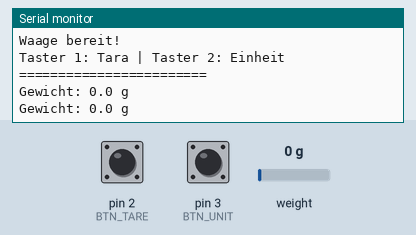
Bench run of a sketch on a simulated Arduino Uno, built with avr-gcc and run on an emulated ATmega328P. Shown: the last lines printed to the serial monitor. The test bench sets the inputs (shaded band); at power-on: pin 2 (BTN_TARE) HIGH, pin 3 (BTN_UNIT) HIGH, weight on the scale 0 g.

Above: at 3.7 s.
3.8 s: pin 2 (BTN_TARE) pulled LOW for 0.6 s
At 4.4 s:
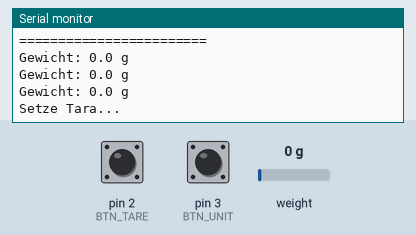
7.0 s: pin 3 (BTN_UNIT) pulled LOW for 0.6 s
At 7.8 s:
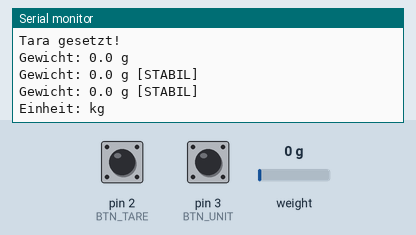
9.4 s: weight on the scale set to 100 g
At 9.8 s:
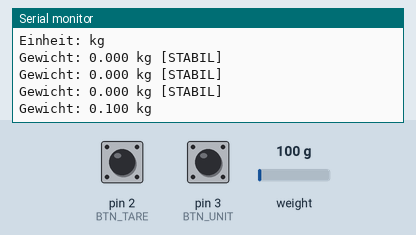
11.4 s: pin 3 (BTN_UNIT) pulled LOW for 1 s
At 12.1 s:
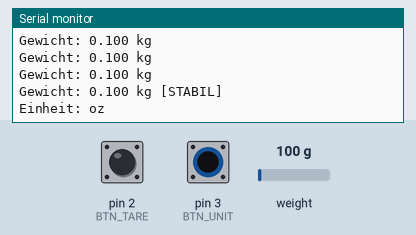
13.9 s: pin 2 (BTN_TARE) pulled LOW for 1 s
At 15.9 s:
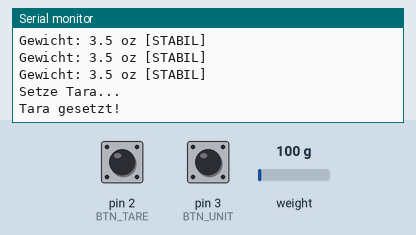
17.9 s: pin 3 (BTN_UNIT) pulled LOW for 0.6 s
At 18.7 s:
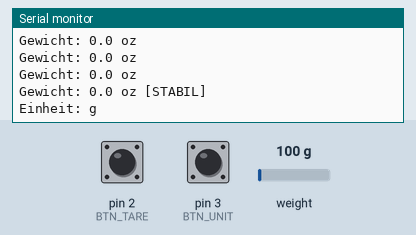

The sketch:

code.ino
```cpp
// A03: Digitale Waage mit HX711
// Präzisionsmessung mit Wägezelle

#include "HX711.h"

// Pin-Definitionen
const int HX711_DT = 4;       // HX711 Data Pin
const int HX711_SCK = 5;      // HX711 Clock Pin
const int BTN_TARE = 2;       // Taster für Tara
const int BTN_UNIT = 3;       // Taster für Einheitenwechsel

// HX711 Objekt
HX711 scale;

// Konfiguration
const float KALIBRIERUNG = 420.0;  // Anpassen mit bekanntem Gewicht!
const float STABIL_TOLERANZ = 0.5; // Gramm Toleranz für Stabilität

// Einheiten
const char* EINHEITEN[] = {"g", "kg", "oz"};
const float FAKTOREN[] = {1.0, 0.001, 0.035274};
const int ANZAHL_EINHEITEN = 3;
int einheitIndex = 0;

// Stabilitätserkennung
float letzteWerte[5];
int werteIndex = 0;
bool werteGefuellt = false;

// Entprellung
unsigned long lastButtonTime = 0;
const unsigned long DEBOUNCE_DELAY = 200;

void setup() {
  Serial.begin(9600);

  // Taster mit Pull-up
  pinMode(BTN_TARE, INPUT_PULLUP);
  pinMode(BTN_UNIT, INPUT_PULLUP);

  // HX711 initialisieren
  Serial.println(F("Digitale Waage mit HX711"));
  Serial.println(F("========================"));
  Serial.println(F("Initialisiere..."));

  scale.begin(HX711_DT, HX711_SCK);
  scale.set_scale(KALIBRIERUNG);

  delay(1000);

  Serial.println(F("Tara setzen..."));
  scale.tare(15);  // 15 Messungen für Tara

  Serial.println(F("Waage bereit!"));
  Serial.println(F("Taster 1: Tara | Taster 2: Einheit"));
  Serial.println(F("========================"));
}

bool istStabil() {
  if (!werteGefuellt) return false;

  float minVal = letzteWerte[0];
  float maxVal = letzteWerte[0];

  for (int i = 1; i < 5; i++) {
    if (letzteWerte[i] < minVal) minVal = letzteWerte[i];
    if (letzteWerte[i] > maxVal) maxVal = letzteWerte[i];
  }

  return (maxVal - minVal) < STABIL_TOLERANZ;
}

void loop() {
  unsigned long currentTime = millis();

  // Taster prüfen (mit Entprellung)
  if (currentTime - lastButtonTime > DEBOUNCE_DELAY) {
    if (digitalRead(BTN_TARE) == LOW) {
      Serial.println(F("Setze Tara..."));
      scale.tare(15);
      Serial.println(F("Tara gesetzt!"));
      lastButtonTime = currentTime;
      delay(300);
    }

    if (digitalRead(BTN_UNIT) == LOW) {
      einheitIndex = (einheitIndex + 1) % ANZAHL_EINHEITEN;
      Serial.print(F("Einheit: "));
      Serial.println(EINHEITEN[einheitIndex]);
      lastButtonTime = currentTime;
      delay(300);
    }
  }

  // Gewicht messen (Mittelwert aus 3 Messungen)
  float gewichtGramm = scale.get_units(3);

  // Stabilitätsprüfung
  letzteWerte[werteIndex] = gewichtGramm;
  werteIndex = (werteIndex + 1) % 5;
  if (werteIndex == 0) werteGefuellt = true;

  bool stabil = istStabil();

  // Umrechnung in aktuelle Einheit
  float anzeige = gewichtGramm * FAKTOREN[einheitIndex];

  // Ausgabe
  Serial.print(F("Gewicht: "));

  if (einheitIndex == 1) {  // kg
    Serial.print(anzeige, 3);
  } else {
    Serial.print(anzeige, 1);
  }

  Serial.print(F(" "));
  Serial.print(EINHEITEN[einheitIndex]);

  if (stabil) {
    Serial.println(F(" [STABIL]"));
  } else {
    Serial.println();
  }

  delay(200);
}
```

Measured:
- after the input at 3.8 s, the serial monitor: prints a new line after 0.22 s (image 1)
- after the input at 7.0 s, the serial monitor: prints a new line after 0.32 s (image 2)
- after the input at 9.4 s, the serial monitor: prints a new line at once (image 3)
- after the input at 11.4 s, the serial monitor: prints a new line after 0.23 s (image 4)
- after the input at 13.9 s, the serial monitor: prints a new line at once (image 5)
- after the input at 17.9 s, the serial monitor: prints a new line after 0.34 s (image 6)
